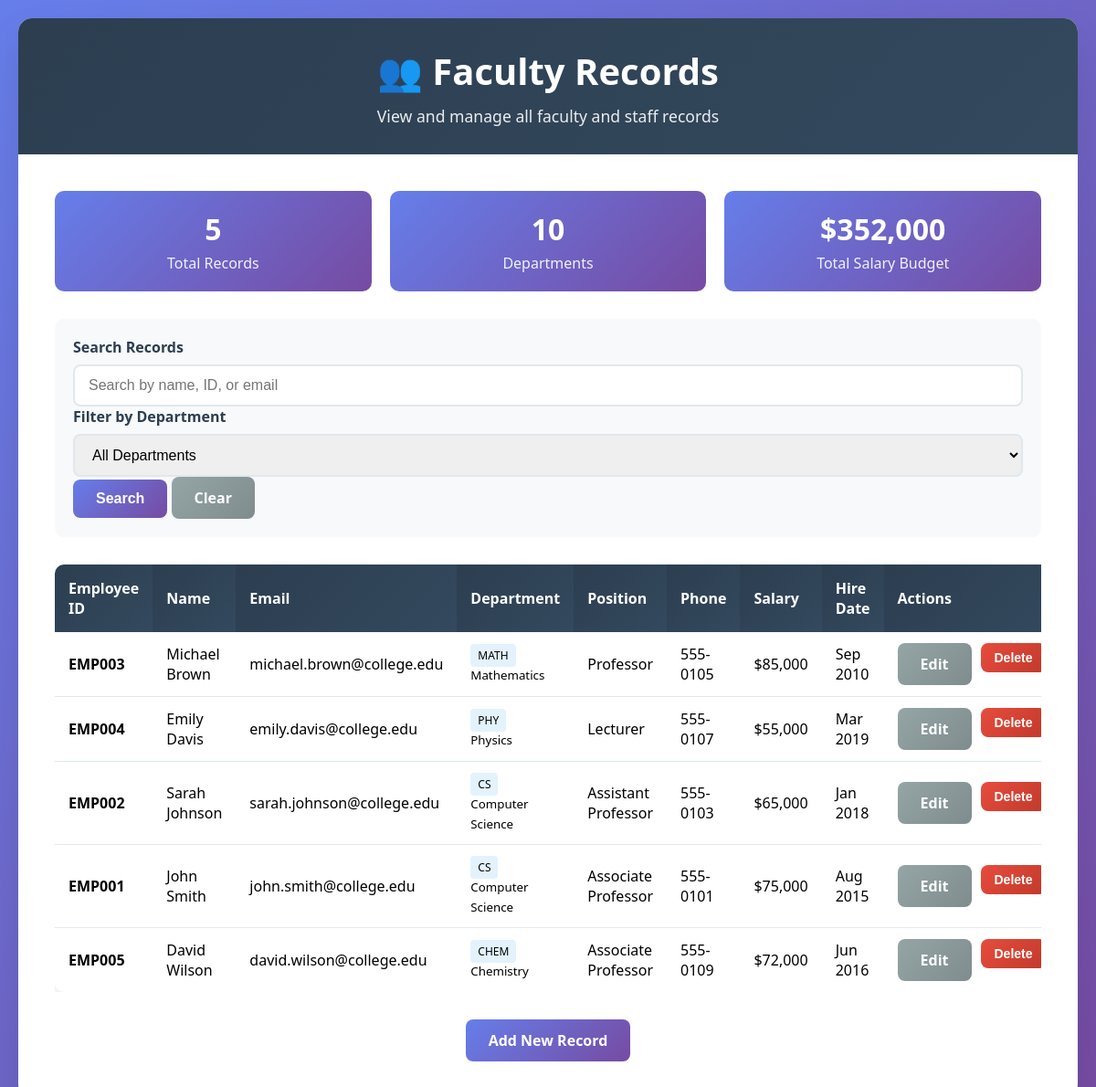
The app's page /view_records.php with its own data.
### tables this page shows
CREATE TABLE IF NOT EXISTS faculty_records (
    id INT AUTO_INCREMENT PRIMARY KEY,
    employee_id VARCHAR(20) UNIQUE NOT NULL,
    first_name VARCHAR(50) NOT NULL,
    last_name VARCHAR(50) NOT NULL,
    email VARCHAR(100) UNIQUE NOT NULL,
    phone VARCHAR(20) NOT NULL,
    date_of_birth DATE NOT NULL,
    hire_date DATE NOT NULL,
    position VARCHAR(100) NOT NULL,
    department_id INT NOT NULL,
    salary DECIMAL(10,2) NOT NULL,
    qualification VARCHAR(200) NOT NULL,
    address TEXT NOT NULL,
    emergency_contact VARCHAR(100) NOT NULL,
    emergency_phone VARCHAR(20) NOT NULL,
    created_at TIMESTAMP DEFAULT CURRENT_TIMESTAMP,
    updated_at TIMESTAMP DEFAULT CURRENT_TIMESTAMP ON UPDATE CURRENT_TIMESTAMP,
    FOREIGN KEY (department_id) REFERENCES departments(dept_id)
);

CREATE TABLE IF NOT EXISTS departments (
    dept_id INT AUTO_INCREMENT PRIMARY KEY,
    dept_name VARCHAR(100) NOT NULL,
    dept_code VARCHAR(10) UNIQUE NOT NULL,
    created_at TIMESTAMP DEFAULT CURRENT_TIMESTAMP
);

### view_records.php (the view, shortened to what this page needs)
<?php
$search = $_GET['search'] ?? '';
$department = $_GET['department'] ?? '';
function getDepartments($pdo) {
    try {
        $stmt = $pdo->query("SELECT dept_id, dept_name, dept_code FROM departments ORDER BY dept_name");
        return $stmt->fetchAll(PDO::FETCH_ASSOC);
    } catch(PDOException $e) {
        return [];
    }
}
function getFacultyRecords($pdo, $search = '', $department = '') {
    try {
        $sql = "SELECT fr.*, d.dept_name, d.dept_code
                FROM faculty_records fr
                JOIN departments d ON fr.department_id = d.dept_id
                WHERE 1=1";
        $params = [];
        $sql .= " ORDER BY fr.last_name, fr.first_name";
        $stmt = $pdo->prepare($sql);
        $stmt->execute($params);
        return $stmt->fetchAll(PDO::FETCH_ASSOC);
    } catch(PDOException $e) {
        return [];
    }
}
$pdo = getDBConnection();
$departments = getDepartments($pdo);
$records = getFacultyRecords($pdo, $search, $department);
?>
<!DOCTYPE html>
<html lang="en">
<head>
</head>
<body>
    <div class="container">
        <div class="header">
            <h1>👥 Faculty Records</h1>
            <p>View and manage all faculty and staff records</p>
        </div>
        <div class="content">
            <div class="stats">
                <div class="stat-card">
                    <h3><?php echo count($records); ?></h3>
                    <p>Total Records</p>
                </div>
                <div class="stat-card">
                    <h3><?php echo count($departments); ?></h3>
                    <p>Departments</p>
                </div>
                <div class="stat-card">
                    <h3>$<?php echo number_format(array_sum(array_column($records, 'salary'))); ?></h3>
                    <p>Total Salary Budget</p>
                </div>
            </div>
            <div class="search-filters">
                <form method="GET" action="">
                    <div class="form-group">
                        <label for="search">Search Records</label>
                        <input type="text" id="search" name="search"
                               value="<?php echo htmlspecialchars($search); ?>"
                               placeholder="Search by name, ID, or email">
                    </div>
                    <div class="form-group">
                        <label for="department">Filter by Department</label>
                        <select id="department" name="department">
                            <option value="">All Departments</option>
                        </select>
                    </div>
                    <div class="form-group">
                        <button type="submit" class="btn">Search</button>
                        <a href="view_records.php" class="btn btn-secondary">Clear</a>
                    </div>
                </form>
            </div>
            <?php if (empty($records)): ?>
                <div class="no-records">
                    <h3>No records found</h3>
                    <p>Try adjusting your search criteria or add new records.</p>
                    <a href="index.php" class="btn">Add New Record</a>
                </div>
            <?php else: ?>
                <div style="overflow-x: auto;">
                    <table class="records-table">
                        <thead>
                            <tr>
                                <th>Employee ID</th>
                                <th>Name</th>
                                <th>Email</th>
                                <th>Department</th>
                                <th>Position</th>
                                <th>Phone</th>
                                <th>Salary</th>
                                <th>Hire Date</th>
                                <th>Actions</th>
                            </tr>
                        </thead>
                        <tbody>
                            <?php foreach ($records as $record): ?>
                                <tr>
                                    <td><strong><?php echo htmlspecialchars($record['employee_id']); ?></strong></td>
                                    <td>
                                        <?php echo htmlspecialchars($record['first_name'] . ' ' . $record['last_name']); ?>
                                    </td>
                                    <td><?php echo htmlspecialchars($record['email']); ?></td>
                                    <td>
                                        <span style="background: #e3f2fd; padding: 4px 8px; border-radius: 4px; font-size: 12px;">
                                            <?php echo htmlspecialchars($record['dept_code']); ?>
                                        </span>
                                        <br>
                                        <small><?php echo htmlspecialchars($record['dept_name']); ?></small>
                                    </td>
                                    <td><?php echo htmlspecialchars($record['position']); ?></td>
                                    <td><?php echo htmlspecialchars($record['phone']); ?></td>
                                    <td>$<?php echo number_format($record['salary']); ?></td>
                                    <td><?php echo date('M Y', strtotime($record['hire_date'])); ?></td>
                                    <td>
                                        <div class="actions">
                                            <a href="edit_record.php?id=<?php echo $record['id']; ?>"
                                               class="btn btn-secondary">Edit</a>
                                            <form method="POST" action="" style="display: inline;"
                                                  onsubmit="return confirm('Are you sure you want to delete this record?');">
                                                <button type="submit" class="btn btn-danger">Delete</button>
                                            </form>
                                        </div>
                                    </td>
                                </tr>
                            <?php endforeach; ?>
                        </tbody>
                    </table>
                </div>
            <?php endif; ?>
            <div style="text-align: center; margin-top: 30px;">
                <a href="index.php" class="btn">Add New Record</a>
            </div>
        </div>
    </div>
</body>
</html>

### view_records.php (style rules this page uses)
* { margin: 0; padding: 0; box-sizing: border-box; }
body { font-family: 'Segoe UI', Tahoma, Geneva, Verdana, sans-serif; background: linear-gradient(135deg, #667eea 0%, #764ba2 100%); min-height: 100vh; padding: 20px; }
.container { max-width: 1400px; margin: 0 auto; background: white; border-radius: 15px; box-shadow: 0 20px 40px rgba(0,0,0,0.1); overflow: hidden; }
.header { background: linear-gradient(135deg, #2c3e50 0%, #34495e 100%); color: white; padding: 30px; text-align: center; }
.header h1 { font-size: 2.5em; margin-bottom: 10px; }
.header p { font-size: 1.1em; opacity: 0.9; }
.content { padding: 40px; }
.search-filters { background: #f8f9fa; padding: 20px; border-radius: 10px; margin-bottom: 30px; display: grid; grid-template-columns: repeat(auto-fit, minmax(250px, 1fr)); gap: 20px; align-items: end; }
.form-group { margin-bottom: 0; }
.form-group label { display: block; margin-bottom: 8px; font-weight: 600; color: #2c3e50; }
.form-group input, .form-group select { width: 100%; padding: 12px 15px; border: 2px solid #e1e8ed; border-radius: 8px; font-size: 16px; }
.btn { background: linear-gradient(135deg, #667eea 0%, #764ba2 100%); color: white; padding: 12px 25px; border: none; border-radius: 8px; font-size: 16px; font-weight: 600; cursor: pointer; text-decoration: none; display: inline-block; transition: transform 0.2s ease; }
.btn-secondary { background: linear-gradient(135deg, #95a5a6 0%, #7f8c8d 100%); }
.btn-danger { background: linear-gradient(135deg, #e74c3c 0%, #c0392b 100%); padding: 8px 15px; font-size: 14px; }
.records-table { width: 100%; border-collapse: collapse; background: white; border-radius: 10px; overflow: hidden; box-shadow: 0 5px 15px rgba(0,0,0,0.1); }
.records-table th { background: linear-gradient(135deg, #2c3e50 0%, #34495e 100%); color: white; padding: 15px; text-align: left; font-weight: 600; }
.records-table td { padding: 12px 15px; border-bottom: 1px solid #e1e8ed; }
.records-table tr:last-child td { border-bottom: none; }
.actions { display: flex; gap: 10px; }
.stats { display: grid; grid-template-columns: repeat(auto-fit, minmax(200px, 1fr)); gap: 20px; margin-bottom: 30px; }
.stat-card { background: linear-gradient(135deg, #667eea 0%, #764ba2 100%); color: white; padding: 20px; border-radius: 10px; text-align: center; }
.stat-card h3 { font-size: 2em; margin-bottom: 5px; }
.stat-card p { opacity: 0.9; }

### records on screen
faculty_records: employee "EMP003", first_name+last_name "Michael Brown", email "michael.brown@college.edu", department.dept_code "MATH", department.dept_name "Mathematics", position "Professor", phone "555-0105", salary "85,000", hire_date "Sep 2010"
faculty_records: employee "EMP004", first_name+last_name "Emily Davis", email "emily.davis@college.edu", department.dept_code "PHY", department.dept_name "Physics", position "Lecturer", phone "555-0107", salary "55,000", hire_date "Mar 2019"
faculty_records: employee "EMP002", first_name+last_name "Sarah Johnson", email "sarah.johnson@college.edu", department.dept_code "CS", department.dept_name "Computer Science", position "Assistant Professor", phone "555-0103", salary "65,000", hire_date "Jan 2018"
faculty_records: employee "EMP001", first_name+last_name "John Smith", email "john.smith@college.edu", department.dept_code "CS", department.dept_name "Computer Science", position "Associate Professor", phone "555-0101", salary "75,000", hire_date "Aug 2015"
faculty_records: employee "EMP005", first_name+last_name "David Wilson", email "david.wilson@college.edu", department.dept_code "CHEM", department.dept_name "Chemistry", position "Associate Professor", phone "555-0109", salary "72,000", hire_date "Jun 2016"

### other values on screen
count($records) "5"
count($departments) "10"
array_sum(array_column($records, 'salary')) "352,000"
